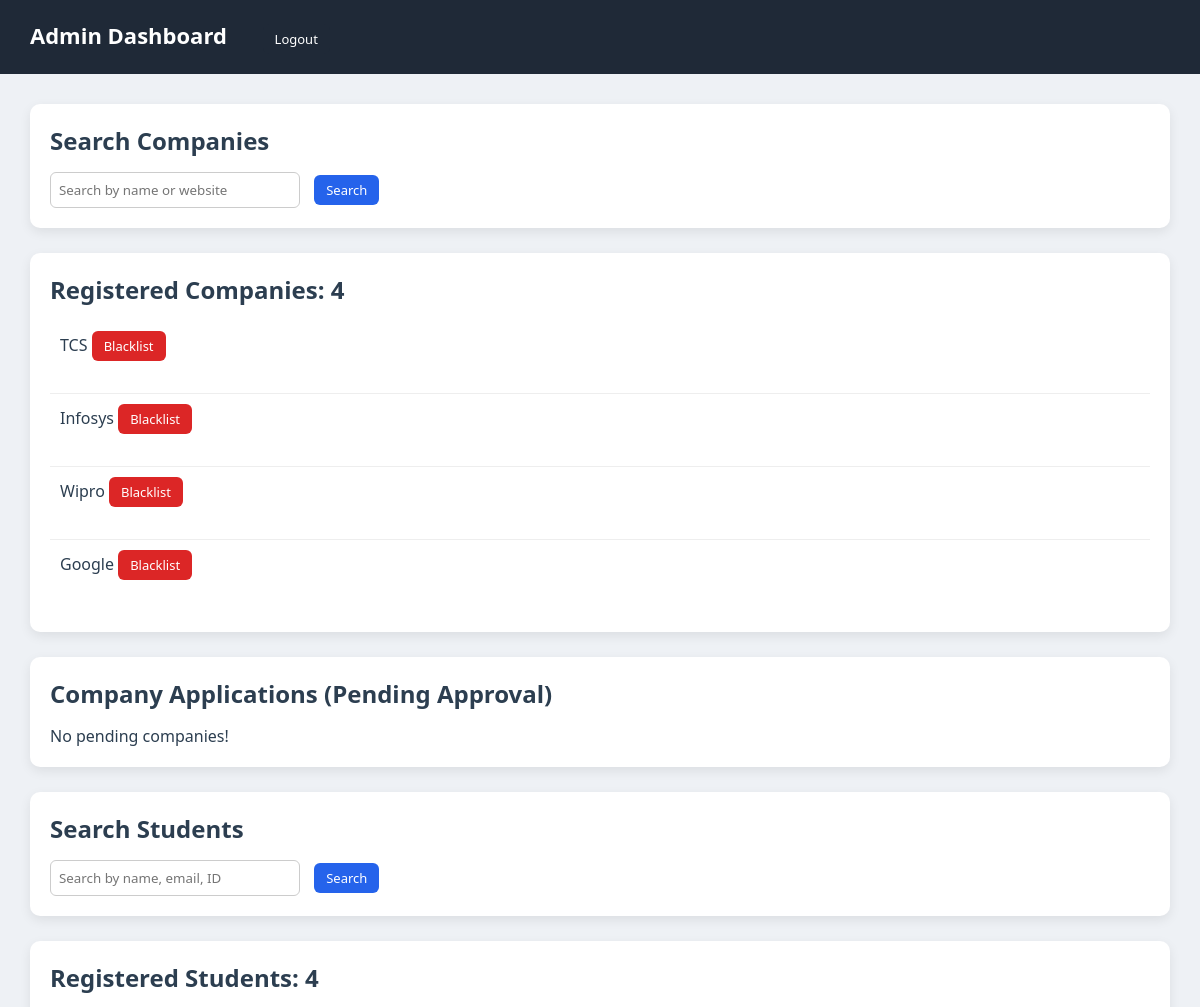
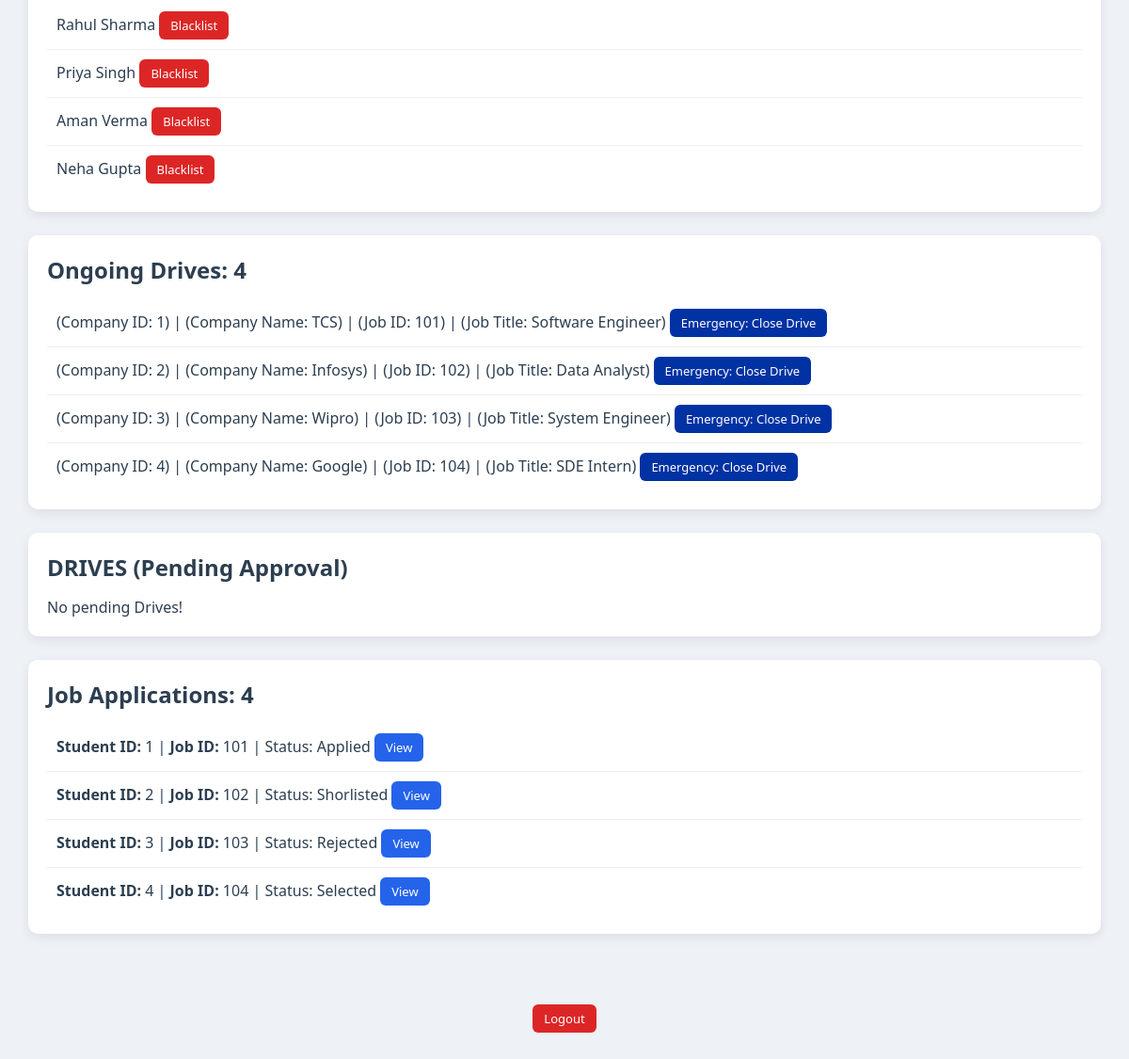
/admin (signed in), run on the app's committed database (2 pictures, top to bottom).
### models.py (models this page shows, shortened)
class companies(db.Model):
    __tablename__ = 'companies'
    id = db.Column(db.Integer, primary_key=True)
    company_name = db.Column(db.String(50), nullable=False, unique=True)
    hr_contact = db.Column(db.String(50))
    website = db.Column(db.String(50))
    about_company = db.Column(db.String(500))
    password_hash = db.Column(db.String(300), nullable=False)
    approval_status = db.Column(db.Enum('pending','approved','rejected', name='approval_status_enum'), default='pending')
    is_blacklisted = db.Column(db.Integer, default=0)
    placement_drives = db.relationship('placement_drives', backref='companies', lazy=True)

class students(db.Model):
    __tablename__ = 'students'
    id = db.Column(db.Integer, primary_key=True)
    name = db.Column(db.String(50), nullable=False)
    email = db.Column(db.String(100), unique=True, nullable=False)
    department = db.Column(db.String(100), nullable=True)
    password_hash = db.Column(db.String(300), nullable=False)
    role = db.Column(db.Enum('admin','hirer','student', name='role_enum'), nullable=False)
    is_active = db.Column(db.Integer, nullable=False, default=1)
    created_at = db.Column(db.DateTime, default=datetime.utcnow)
    education = db.Column(db.String(300))       #new
    skills = db.Column(db.String(300))          #new
    contact = db.Column(db.String(300))         #new
    applications = db.relationship('applications', backref='students', lazy=True)

class placement_drives(db.Model):
    __tablename__ = 'placement_drives'
    id = db.Column(db.Integer, primary_key=True)
    company_id = db.Column(db.Integer, db.ForeignKey('companies.id'), nullable=False)
    job_id = db.Column(db.Integer, nullable=False, unique=True) # NEW    -----------solely for search functionality
    job_title = db.Column(db.String(100), nullable=False)
    job_description = db.Column(db.String(500), nullable=False)
    required_skills = db.Column(db.String(300))   # NEW
    experience_required = db.Column(db.String(100))   # NEW
    salary_range = db.Column(db.String(100))   # NEW
    eligibility_criteria = db.Column(db.String(500), nullable=False)
    deadline = db.Column(db.Date, nullable=False)
    status = db.Column(db.Enum('pending','approved','rejected','complete', name='placement_drives_status_enum'), default='pending')
    applications = db.relationship('applications', backref='placement_drives', lazy=True)

class applications(db.Model):
    __tablename__ = 'applications'
    id = db.Column(db.Integer, primary_key=True)
    student_id = db.Column(db.Integer, db.ForeignKey('students.id'), nullable=False)
    drive_id = db.Column(db.Integer, db.ForeignKey('placement_drives.id'), nullable=False)
    application_date = db.Column(db.String(50), nullable=False)
    cv_filename = db.Column(db.String(300), nullable=False)
    status = db.Column(db.Enum('applied','shortlisted','selected','rejected', name='applications_status_enum'), default='applied')

### routes/admin.py (the view)
@admin_bp.route('/admin', methods=['GET','POST'])
def admin_dashboard():
    if not session.get('admin'):
        return redirect(url_for('auth.Login'))
    if request.method == 'GET':
        student_query = request.args.get('student_query')
        if student_query:
            active_students = students.query.filter(
            (students.name.ilike(f"%{student_query}%")) |
            (students.email.ilike(f"%{student_query}%")) |
            (students.id == student_query
            )).all()
            student_count = len(active_students)
        else:
            active_students = students.query.filter_by(is_active=1).all()
            student_count = students.query.filter_by(is_active=1).count()
        company_query = request.args.get('company_query')
        if company_query:
            registered_companies = companies.query.filter(
            (companies.company_name.ilike(f"%{company_query}%")) |
            (companies.website.ilike(f"%{company_query}%"))
            ).all()
            company_count = companies.query.filter(
            (companies.company_name.ilike(f"%{company_query}%")) |
            (companies.website.ilike(f"%{company_query}%"))
            ).count()
        else:
            registered_companies = companies.query.filter_by(approval_status='approved').all()
            company_count = companies.query.filter_by(approval_status='approved', is_blacklisted=0).count()
        drives = placement_drives.query.filter_by(status='approved').all()
        drive_count = placement_drives.query.filter_by(status='approved').count()
        pending_companies = companies.query.filter_by(approval_status='pending').all()
        pending_drives = placement_drives.query.filter_by(status='pending').all()
        applications_list = applications.query.all()
        application_count = applications.query.count()
        return render_template('admin/admin_dashboard.html',
        pending_companies=pending_companies,
        registered_companies=registered_companies,
        company_count=company_count,
        active_students=active_students,
        student_count=student_count,
        drives=drives,
        drive_count=drive_count,
        pending_drives=pending_drives,
        applications=applications_list,
        application_count=application_count)

### templates/admin/admin_dashboard.html (shortened to what this page needs)
<!DOCTYPE html>
<html lang="en">
<head>
    <link rel="stylesheet" href="{{ url_for('static', filename='css/admin/admin_dashboard.css') }}">
</head>
<body>
    <div class="header">
        Admin Dashboard
        <a class="header" href="{{ url_for('auth.logout') }}" style="position: right;">
            <button class="btn-logout">Logout</button>
        </a>
    </div>
    <div class="container">
        <div class="card">
            <h2>Search Companies</h2>
            <form method="GET" action="{{ url_for('admin.admin_dashboard') }}">
                <input type="text" name="company_query" placeholder="Search by name or website">
                <button type="submit" class="btn-primary">Search</button>
            </form>
        </div>
        <div class="card">
            <h2>Registered Companies: {{company_count}}</h2>
            {% if registered_companies %}
            {% for company in registered_companies %}
            {% if company.is_blacklisted == 0 %}
            <div class="item">
                {{ company.company_name }}
                <form method="POST" action="{{ url_for('admin.admin_action') }}" class="inline-form">
                    <button class="btn-danger" type="submit" style="display:inline;">Blacklist</button>
                    <br><br>
                </form>
            </div>
            {% endif %}
            {% endfor %}
            {% else %}
            <p>No companies have registered yet !</p>
            {% endif %}
        </div>
        <div class="card">
            <h2>Company Applications (Pending Approval)</h2>
            {% if pending_companies %}
            {% for company in pending_companies %}
            <div class="item">
                <p style="display:inline;">{{ company.company_name }}</p>
                <form method="POST" action="{{ url_for('admin.admin_action') }}" style="display:inline;">
                    <input type="hidden" name="action" value="approve_company">
                    <input type="hidden" name="company_id" value="{{ company.id }}">
                    <button style="display:inline;" class="btn-success">Approve</button>
                </form>
                <form method="POST" action="{{ url_for('admin.admin_action') }}" style="display:inline;">
                    <input type="hidden" name="action" value="reject_company">
                    <input type="hidden" name="company_id" value="{{ company.id }}">
                    <button type="submit" style="display:inline;" class="btn-danger">Reject</button>
                    <br><br>
                </form>
            </div>
            {% endfor %}
            {% else %}
            <p>No pending companies!</p>
            {% endif %}
        </div>
        <div class="card">
            <h2>Search Students</h2>
            <form method="GET" action="{{ url_for('admin.admin_dashboard') }}">
                <input type="text" name="student_query" placeholder="Search by name, email, ID">
                <button type="submit" class="btn-primary">Search</button>
            </form>
        </div>
        <div class="card">
            <h2>Registered Students: {{student_count}}</h2>
            {% if active_students %}
            {% for student in active_students %}
            <div class="item">
                {{ student.name }}
                <form method="POST" action="{{ url_for('admin.admin_action') }}" style="display:inline;">
                    <button type="submit" class="btn-danger">Blacklist</button>
                </form><br>
            </div>
            {% endfor %}
            {% else %}
            No students have registered yet !
            {% endif %}
        </div>
        <div class="card">
            <h2>Ongoing Drives: {{drive_count}}</h2>
            {% if drives %}
            {% for drive in drives %}
            <div class="item">
                (Company ID: {{ drive.company_id }}) | (Company Name: {{ drive.companies.company_name }}) | (Job ID: {{
                drive.job_id }}) | (Job Title: {{ drive.job_title }})
                <form method="POST" action="{{ url_for('admin.admin_action') }}" style="display:inline;">
                    <button type="submit" class="btn-interfere">Emergency: Close Drive</button>
                </form><br>
            </div>
            {% endfor %}
            {% else %}
            <p>No Drives to show.</p>
            {% endif %}
        </div>
        <div class="card">
            <h2>DRIVES (Pending Approval)</h2>
            {% if pending_drives %}
            {% for pending_drive in pending_drives %}
            <div class="item">
                <p style="display:inline;">Company ID: {{ pending_drive.company_id }} |</p>
                <p style="display:inline;">Company Name: {{ pending_drive.companies.company_name }} |</p>
                <p style="display:inline;">Job ID: {{ pending_drive.job_id }} |</p>
                <p style="display:inline;">Job Title: {{ pending_drive.job_title }}</p>
                <form method="POST" action="{{ url_for('admin.admin_action') }}" style="display:inline;">
                    <input type="hidden" name="action" value="approve_drive">
                    <input type="hidden" name="drive_id" value="{{ pending_drive.id }}">
                    <button style="display:inline;" class="btn-success">Approve</button>
                </form>
                <form method="POST" action="{{ url_for('admin.admin_action') }}" style="display:inline;">
                    <input type="hidden" name="action" value="reject_drive">
                    <input type="hidden" name="drive_id" value="{{ pending_drive.id }}">
                    <button type="submit" style="display:inline;" class="btn-danger">Reject</button>
                    <br><br>
                </form>
            </div>
            {% endfor %}
            {% else %}
            <p>No pending Drives!</p>
            {% endif %}
        </div>
        <div class="card">
            <h2>Job Applications: {{application_count}}</h2>
            {%if applications%}
            {% for app in applications %}
            {%if app.status == 'applied' %}
            <div class="item">
                <b>Student ID:</b> {{ app.students.id }} | <b>Job ID: </b> {{ app.placement_drives.job_id }} | Status:
                Applied
                <a href="{{ url_for('admin.student_application_viewAs_admin',
                student_id=app.students.id,
                drive_id=app.placement_drives.id) }}">
                    <button class="btn-primary">View</button>
                </a>
            </div>
            {% elif app.status == 'selected' %}
            <div class="item">
                <b>Student ID:</b> {{ app.students.id }} | <b>Job ID: </b> {{ app.placement_drives.job_id }} | Status:
                Selected
                <a href="{{ url_for('admin.student_application_viewAs_admin',
                student_id=app.students.id,
                drive_id=app.placement_drives.id) }}">
                    <button class="btn-primary">View</button>
                </a>
            </div>
            {% elif app.status == 'shortlisted' %}
            <div class="item">
                <b>Student ID:</b> {{ app.students.id }} | <b>Job ID: </b> {{ app.placement_drives.job_id }} | Status:
                Shorlisted
                <a href="{{ url_for('admin.student_application_viewAs_admin',
                student_id=app.students.id,
                drive_id=app.placement_drives.id) }}">
                    <button class="btn-primary">View</button>
                </a>
            </div>
            {%elif app.status == 'rejected' %}
            <div class="item">
                <b>Student ID:</b> {{ app.students.id }} | <b>Job ID: </b> {{ app.placement_drives.job_id }} | Status:
                Rejected
                <a href="{{ url_for('admin.student_application_viewAs_admin',
                student_id=app.students.id,
                drive_id=app.placement_drives.id) }}">
                    <button class="btn-primary">View</button>
                </a>
            </div>
            {% endif %}
            {% endfor %}
            {% else %}
            No Applications to show yet !
            {% endif %}
        </div>
    </div>
    <footer class="logout">
        <form action="{{ url_for('auth.logout') }}" method="get">
            <button type="submit" class="btn-danger">Logout</button>
        </form>
    </footer>
</body>
</html>

### static/css/admin/admin_dashboard.css (style rules this page uses)
* { margin: 0; padding: 0; box-sizing: border-box; font-family: 'Segoe UI', Tahoma, Geneva, Verdana, sans-serif; }
body { background: #eef1f5; color: #2c3e50; }
.header { background: #1f2937; color: white; padding: 20px 30px; font-size: 22px; font-weight: bold; }
.container { padding: 30px; }
.card { background: white; padding: 20px; border-radius: 10px; margin-bottom: 25px; box-shadow: 0 4px 12px rgba(0,0,0,0.08); }
.card h2 { margin-bottom: 15px; }
input[type="text"] { padding: 8px; width: 250px; border-radius: 6px; border: 1px solid #ccc; margin-right: 10px; }
button { padding: 6px 12px; border: none; border-radius: 6px; cursor: pointer; transition: 0.3s; font-size: 13px; }
.btn-primary { background: #2563eb; color: white; }
.btn-danger { background: #dc2626; color: white; }
.btn-interfere { background: #0132a4; color: white; }
.btn-logout { background: #1f2937; color: white; }
.item { padding: 10px; border-bottom: 1px solid #eee; }
.item:last-child { border-bottom: none; }
.inline-form { display: inline; }
.logout { text-align: center; margin-top: 20px; margin-bottom: 40px; }

### data on the page
companies: company_name "TCS"
companies: company_name "Infosys"
companies: company_name "Wipro"
companies: company_name "Google"
students: name "Rahul Sharma"
students: name "Priya Singh"
students: name "Aman Verma"
students: name "Neha Gupta"
placement_drives: company_id "1", companies.company_name "TCS", job_id "101", job_title "Software Engineer"
placement_drives: company_id "2", companies.company_name "Infosys", job_id "102", job_title "Data Analyst"
placement_drives: company_id "3", companies.company_name "Wipro", job_id "103", job_title "System Engineer"
placement_drives: company_id "4", companies.company_name "Google", job_id "104", job_title "SDE Intern"
applications: students.id "1", placement_drives.job_id "101"
applications: students.id "2", placement_drives.job_id "102"
applications: students.id "3", placement_drives.job_id "103"
applications: students.id "4", placement_drives.job_id "104"

### other printed values
{{ company_count }} "4"
{{ student_count }} "4"
{{ drive_count }} "4"
{{ application_count }} "4"
